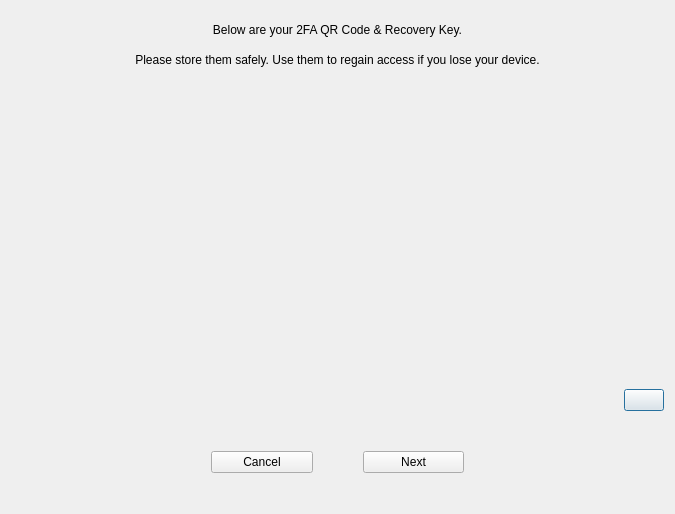
<?xml version="1.0" encoding="UTF-8"?>
<ui version="4.0">
 <class>TwoFAQRDialog</class>
 <widget class="QDialog" name="TwoFAQRDialog">
  <property name="geometry">
   <rect>
    <x>0</x>
    <y>0</y>
    <width>675</width>
    <height>514</height>
   </rect>
  </property>
  <layout class="QVBoxLayout" name="verticalLayout_3">
   <property name="spacing">
    <number>10</number>
   </property>
   <property name="topMargin">
    <number>20</number>
   </property>
   <item>
    <widget class="QLabel" name="label">
     <property name="font">
      <font>
       <pointsize>9</pointsize>
      </font>
     </property>
     <property name="text">
      <string>Below are your 2FA QR Code &amp; Recovery Key.</string>
     </property>
     <property name="alignment">
      <set>Qt::AlignCenter</set>
     </property>
    </widget>
   </item>
   <item>
    <widget class="QLabel" name="label_2">
     <property name="font">
      <font>
       <pointsize>9</pointsize>
      </font>
     </property>
     <property name="text">
      <string>Please store them safely. Use them to regain access if you lose your device.</string>
     </property>
     <property name="alignment">
      <set>Qt::AlignCenter</set>
     </property>
    </widget>
   </item>
   <item>
    <widget class="QRImageWidget" name="lblQRCode">
     <property name="sizePolicy">
      <sizepolicy hsizetype="Expanding" vsizetype="Fixed">
       <horstretch>0</horstretch>
       <verstretch>0</verstretch>
      </sizepolicy>
     </property>
     <property name="minimumSize">
      <size>
       <width>300</width>
       <height>300</height>
      </size>
     </property>
     <property name="toolTip">
      <string>QR Code</string>
     </property>
     <property name="textFormat">
      <enum>Qt::PlainText</enum>
     </property>
     <property name="alignment">
      <set>Qt::AlignCenter</set>
     </property>
     <property name="wordWrap">
      <bool>true</bool>
     </property>
    </widget>
   </item>
   <item>
    <layout class="QHBoxLayout" name="horizontalLayout_2">
     <property name="bottomMargin">
      <number>30</number>
     </property>
     <item>
      <widget class="QLabel" name="lblURI">
       <property name="text">
        <string/>
       </property>
       <property name="wordWrap">
        <bool>true</bool>
       </property>
      </widget>
     </item>
     <item>
      <widget class="QPushButton" name="btnCopy">
       <property name="sizePolicy">
        <sizepolicy hsizetype="Fixed" vsizetype="Fixed">
         <horstretch>0</horstretch>
         <verstretch>0</verstretch>
        </sizepolicy>
       </property>
       <property name="text">
        <string/>
       </property>
       <property name="icon">
        <iconset resource="../encrypt.qrc">
         <normaloff>:/icons/editcopy</normaloff>:/icons/editcopy</iconset>
       </property>
      </widget>
     </item>
    </layout>
   </item>
   <item>
    <layout class="QHBoxLayout" name="horizontalLayout">
     <property name="spacing">
      <number>50</number>
     </property>
     <property name="leftMargin">
      <number>200</number>
     </property>
     <property name="rightMargin">
      <number>200</number>
     </property>
     <property name="bottomMargin">
      <number>30</number>
     </property>
     <item>
      <widget class="QPushButton" name="btnCancel">
       <property name="text">
        <string>Cancel</string>
       </property>
       <property name="shortcut">
        <string>Esc</string>
       </property>
       <property name="autoDefault">
        <bool>false</bool>
       </property>
      </widget>
     </item>
     <item>
      <widget class="QPushButton" name="btnNext">
       <property name="text">
        <string>Next</string>
       </property>
       <property name="shortcut">
        <string>Return</string>
       </property>
       <property name="autoDefault">
        <bool>false</bool>
       </property>
      </widget>
     </item>
    </layout>
   </item>
  </layout>
 </widget>
 <customwidgets>
  <customwidget>
   <class>QRImageWidget</class>
   <extends>QLabel</extends>
   <header>receiverequestdialog.h</header>
  </customwidget>
 </customwidgets>
 <resources>
  <include location="../encrypt.qrc"/>
 </resources>
 <connections/>
</ui>
